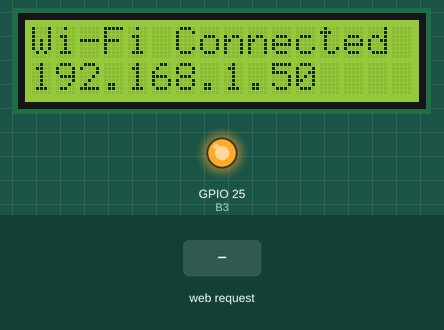
Simulated run of this sketch. Board: ESP32. Parts: 16×2 character LCD, output pins drawn as LEDs (lit = HIGH). The test bench sets the inputs (shaded band). WiFi joins after 1.5 s; servers stay silent unless stated; what the sketch prints to the serial monitor is not drawn.

Above: at 2.8 s.
2.9 s: HTTP request GET /B3ON received
At 4.1 s:
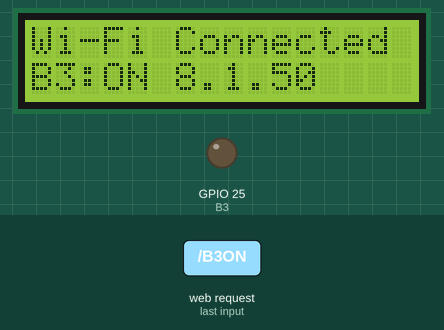
4.4 s: HTTP request GET /B3OFF received
At 5.2 s:
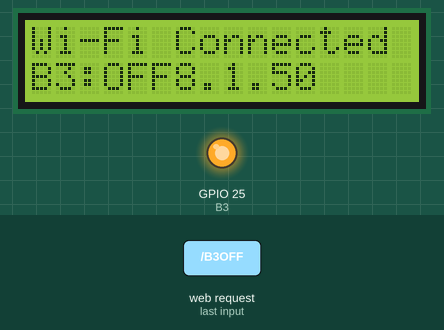
Timing chart, 0 to 7.4 s (numbered marks = the images above; inputs shaded):
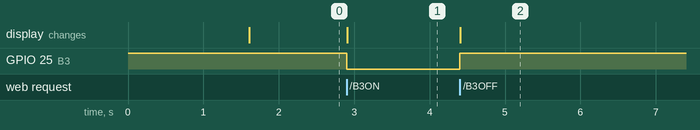

Measured:
- after the input at 2.9 s, GPIO 25 (B3): HIGH → LOW at once; the display: changes at once (image 1)
- after the input at 4.4 s, GPIO 25 (B3): LOW → HIGH at once; the display: changes at once (image 2)

The sketch:

WiFI_webserver_test_with_basic_GUI.ino
```cpp
#include <WiFi.h>
#include <Wire.h>
#include <LiquidCrystal_I2C.h>

#define B3 25

const char* ssid = "Jio";                //put in ur WiFiSSID
const char* password = "5@ty3ndr@BOSE";  // put in ur wifi password

WiFiServer server(80);
LiquidCrystal_I2C lcd(0x27, 16, 2);

bool bulb3State = false;

void setup() {
  Serial.begin(115200);

  pinMode(B3, OUTPUT);
  digitalWrite(B3, HIGH);

  lcd.init();
  lcd.backlight();
  lcd.setCursor(0, 0);
  lcd.print("Connecting Wi-Fi");

  WiFi.begin(ssid, password);
  int attempts = 0;
  while (WiFi.status() != WL_CONNECTED && attempts<30) {
    delay(500);
    Serial.print(".");
    attempts++;
  }

  if(attempts == 30) {
    lcd.clear();
    while(true) {
      lcd.setCursor(0,0);
      lcd.print("WiFi Connection Failed");
      lcd.setCursor(0,1);
      lcd.print("Check credentials");
    }
  }
  Serial.println();
  Serial.print("Connected! IP: ");
  Serial.println(WiFi.localIP());

  lcd.clear();
  lcd.setCursor(0, 0);
  lcd.print("Wi-Fi Connected");
  lcd.setCursor(0, 1);
  lcd.print(WiFi.localIP());

  server.begin();
}

void loop() {
  WiFiClient client = server.available();

  if (client) {
    String request = client.readStringUntil('\r');
    client.flush(); //reads necessary infromation from browser's request

    if(request.indexOf("/B3ON") != -1) {
      bulb3State = true;
      digitalWrite(B3, LOW);
    }
    if (request.indexOf("/B3OFF") != -1) {
      bulb3State = false;
      digitalWrite(B3, HIGH);  // OFF
    }

    // GUI
    String html = "<!DOCTYPE html><html><head><title>ESP32 Bulb Control</title>";
    html += "<style>";
    html += "body { font-family: Arial; text-align: center; margin-top:50px; }";
    html += "button { width:100px; height:50px; font-size:16px; margin:10px; }";
    html += "</style></head><body>";
    html += "<h2>ESP32 Bulb Control</h2>";

    html += "<p>Bulb-3: <a href=\"/B3ON\"><button style='background-color:lightgreen'>ON</button></a>";
    html += "<a href=\"/B3OFF\"><button style='background-color:lightcoral'>OFF</button></a></p>";

    html += "<p>Status: Bulb-3: " + String(bulb3State ? "ON" : "OFF") + "</p>";

    html += "</body></html>";

    client.println("HTTP/1.1 200 OK"); //tells the browser request succeded
    client.println("Content-type:text/html"); // informs the broswers to treat the following as html
    client.println();
    client.println(html); //renders the html string
    client.stop();

    lcd.setCursor(0, 1);
    lcd.print("B3:");
    lcd.print(bulb3State ? "ON " : "OFF");
  }
}
```
